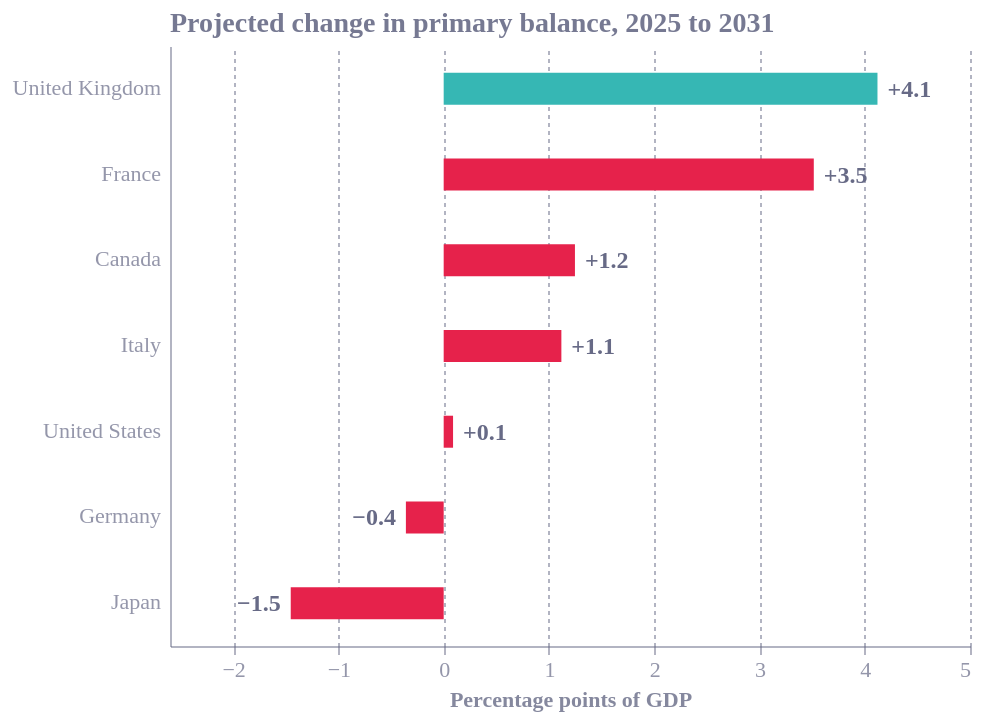

Notebook source saved alongside this figure:
### Code cell
e = (p[p.year == 2031].set_index("country")["pb"] - p[p.year == 2025].set_index("country")["pb"]).rename("swing").reset_index()
e["group"] = np.where(e.country == "United Kingdom", "United Kingdom", "Other G7")
oE = e.sort_values("swing", ascending=False).country.tolist()
xs7 = alt.Scale(domain=[-2.6, 5])
bar7 = alt.Chart(e).mark_bar(height=16).encode(
    y=alt.Y("country:N", sort=oE, title=None),
    x=alt.X("swing:Q", title="Percentage points of GDP", scale=xs7),
    color=alt.Color("group:N", legend=None, sort=["United Kingdom", "Other G7"]))
lab7 = alt.Chart(e).encode(y=alt.Y("country:N", sort=oE), x=alt.X("swing:Q", scale=xs7),
                           text=alt.Text("swing:Q", format="+.1f"))
lpos = lab7.mark_text(align="left", dx=5, fontSize=12, fontWeight="bold").transform_filter("datum.swing >= 0")
lneg = lab7.mark_text(align="right", dx=-5, fontSize=12, fontWeight="bold").transform_filter("datum.swing < 0")
fig7 = (bar7 + lpos + lneg).properties(width=W, height=H, title="Projected change in primary balance, 2025 to 2031")
save(fig7, "g7_fig07_projected_pb_swing"); dump(e.set_index("country"), "g7_fig07_projected_pb_swing")
fig7

### Figure 1 — Vega-Lite specification as saved in the notebook (floating-point values rounded to 4 significant figures)
{"config": {"font": "Circular Std", "text": {"color": "#676A86", "align": "left", "baseline": "middle", "dx": 7, "dy": 0, "fontSize": 11}, "view": {"stroke": null, "continuousWidth": 400, "continuousHeight": 300, "discreteWidth": 400, "discreteHeight": 300}, "range": {"category": ["#36B7B4", "#E6224B", "#F4C245", "#0063AF", "#00A767", "#179FDB", "#EB5C2E"], "diverging": ["#E6224B", "#E54753", "#C9C9C9", "#179FDB", "#122B39"], "heatmap": ["#C9C9C9", "#179FDB", "#0063AF", "#122B39"], "ordinal": ["#00A767", "#36B7B4", "#179FDB", "#0063AF", "#243B5A"]}, "bar": {"color": "#179fdb"}, "line": {"color": "#e6224b"}, "rule": {"color": "#676A86"}, "area": {"opacity": 0.3}, "point": {"filled": true, "size": 80, "color": "#e6224b", "opacity": 0.95}, "geoshape": {"stroke": "white", "strokeWidth": 0.3}, "rect": {"fill": "#d6d4d4", "opacity": 0.3}, "axis": {"labelColor": "#676A86", "labelFontSize": 11, "labelFont": "Circular Std", "labelOpacity": 0.7, "tickColor": "#676A86", "tickOpacity": 0.5, "domainColor": "#676A86", "domainOpacity": 0.5, "gridColor": "#676A86", "gridDash": [2, 2], "gridOpacity": 0.5, "title": null, "titleColor": "#676A86", "titleOpacity": 0.8, "tickSize": 4}, "axisXDiscrete": {"grid": false, "labelAngle": 0, "tickCount": 10, "tickOpacity": 0.5, "title": null}, "axisYDiscrete": {"ticks": false, "labelPadding": 5}, "axisXTemporal": {"grid": false, "ticks": true}, "axisXQuantitative": {"grid": true}, "axisYQuantitative": {"gridColor": "#676A86", "gridDash": [1, 5], "gridOpacity": 0.5, "ticks": false, "labelPadding": 5, "tickCount": 8, "titleAngle": 0, "titleAlign": "left", "titleBaseline": "bottom", "titleX": 0, "titleY": -5}, "title": {"color": "#676A86E6", "subtitleColor": "#676A86", "font": "Circular Std", "subtitleFont": "Circular Std", "anchor": "start", "fontSize": 14, "subtitleFontSize": 12, "subtitlePadding": 4, "offset": 0, "frame": "group"}, "legend": {"titleColor": "#122b39", "title": null, "labelColor": "#122b39", "labelFontSize": 11}}, "layer": [{"mark": {"type": "bar", "height": 16}, "encoding": {"color": {"field": "group", "legend": null, "sort": ["United Kingdom", "Other G7"], "type": "nominal"}, "x": {"field": "swing", "scale": {"domain": [-2.6, 5]}, "title": "Percentage points of GDP", "type": "quantitative"}, "y": {"field": "country", "sort": ["United Kingdom", "France", "Canada", "Italy", "United States", "Germany", "Japan"], "title": null, "type": "nominal"}}}, {"mark": {"type": "text", "align": "left", "dx": 5, "fontSize": 12, "fontWeight": "bold"}, "encoding": {"text": {"field": "swing", "format": "+.1f", "type": "quantitative"}, "x": {"field": "swing", "scale": {"domain": [-2.6, 5]}, "type": "quantitative"}, "y": {"field": "country", "sort": ["United Kingdom", "France", "Canada", "Italy", "United States", "Germany", "Japan"], "type": "nominal"}}, "transform": [{"filter": "datum.swing >= 0"}]}, {"mark": {"type": "text", "align": "right", "dx": -5, "fontSize": 12, "fontWeight": "bold"}, "encoding": {"text": {"field": "swing", "format": "+.1f", "type": "quantitative"}, "x": {"field": "swing", "scale": {"domain": [-2.6, 5]}, "type": "quantitative"}, "y": {"field": "country", "sort": ["United Kingdom", "France", "Canada", "Italy", "United States", "Germany", "Japan"], "type": "nominal"}}, "transform": [{"filter": "datum.swing < 0"}]}], "data": {"name": "data-e06826135c90fdb6528e411c71765291"}, "height": 300, "title": "Projected change in primary balance, 2025 to 2031", "width": 400, "$schema": "https://vega.github.io/schema/vega-lite/v6.4.1.json", "datasets": {"data-e06826135c90fdb6528e411c71765291": [{"country": "Canada", "swing": 1.247, "group": "Other G7"}, {"country": "France", "swing": 3.516, "group": "Other G7"}, {"country": "Germany", "swing": -0.359, "group": "Other G7"}, {"country": "Italy", "swing": 1.118, "group": "Other G7"}, {"country": "Japan", "swing": -1.453, "group": "Other G7"}, {"country": "United Kingdom", "swing": 4.121, "group": "United Kingdom"}, {"country": "United States", "swing": 0.089, "group": "Other G7"}]}}
